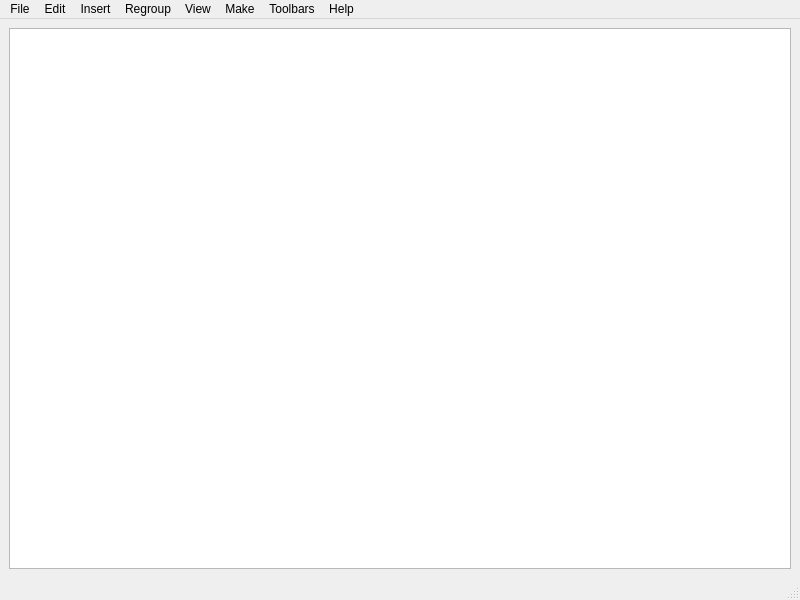
<?xml version="1.0" encoding="UTF-8"?>
<ui version="4.0">
 <class>MainWindow</class>
 <widget class="QMainWindow" name="MainWindow">
  <property name="geometry">
   <rect>
    <x>0</x>
    <y>0</y>
    <width>800</width>
    <height>600</height>
   </rect>
  </property>
  <property name="acceptDrops">
   <bool>true</bool>
  </property>
  <property name="windowTitle">
   <string>Workspace</string>
  </property>
  <widget class="QWidget" name="centralwidget">
   <layout class="QVBoxLayout" name="verticalLayout">
    <item>
     <widget class="QListView" name="documentItemsView">
      <property name="dragEnabled">
       <bool>true</bool>
      </property>
      <property name="dragDropMode">
       <enum>QAbstractItemView::DragDrop</enum>
      </property>
      <property name="defaultDropAction">
       <enum>Qt::MoveAction</enum>
      </property>
      <property name="selectionMode">
       <enum>QAbstractItemView::ExtendedSelection</enum>
      </property>
      <property name="flow">
       <enum>QListView::LeftToRight</enum>
      </property>
      <property name="viewMode">
       <enum>QListView::IconMode</enum>
      </property>
      <property name="itemAlignment">
       <set>Qt::AlignCenter</set>
      </property>
     </widget>
    </item>
   </layout>
  </widget>
  <widget class="QMenuBar" name="menubar">
   <property name="geometry">
    <rect>
     <x>0</x>
     <y>0</y>
     <width>800</width>
     <height>21</height>
    </rect>
   </property>
   <widget class="QMenu" name="menuFile">
    <property name="title">
     <string>File</string>
    </property>
    <addaction name="actionAddDocuments"/>
    <addaction name="actionClear"/>
    <addaction name="actionClose"/>
   </widget>
   <widget class="QMenu" name="menuEdit">
    <property name="title">
     <string>Edit</string>
    </property>
    <addaction name="actionUndo"/>
    <addaction name="actionRedo"/>
    <addaction name="separator"/>
    <addaction name="actionCloneSelection"/>
    <addaction name="actionRemoveSelection"/>
    <addaction name="actionReplaceSelection"/>
    <addaction name="actionRestoreRemovedItems"/>
    <addaction name="separator"/>
    <addaction name="actionCut"/>
    <addaction name="actionCopy"/>
    <addaction name="actionPaste"/>
    <addaction name="separator"/>
    <addaction name="actionRotate_Left"/>
    <addaction name="actionRotate_Right"/>
    <addaction name="separator"/>
    <addaction name="actionGroup"/>
    <addaction name="actionUngroup"/>
   </widget>
   <widget class="QMenu" name="menuInsert">
    <property name="title">
     <string>Insert</string>
    </property>
    <addaction name="actionInsert_PDF"/>
    <addaction name="actionInsert_Image"/>
    <addaction name="actionInsert_Empty_Page"/>
   </widget>
   <widget class="QMenu" name="menuView">
    <property name="title">
     <string>View</string>
    </property>
    <addaction name="actionSelect_None"/>
    <addaction name="actionSelect_All"/>
    <addaction name="actionSelect_Even"/>
    <addaction name="actionSelect_Odd"/>
    <addaction name="actionSelect_Portrait"/>
    <addaction name="actionSelect_Landscape"/>
    <addaction name="actionInvert_Selection"/>
    <addaction name="separator"/>
    <addaction name="actionZoom_In"/>
    <addaction name="actionZoom_Out"/>
   </widget>
   <widget class="QMenu" name="menuMake">
    <property name="title">
     <string>Make</string>
    </property>
    <addaction name="actionUnited_Document"/>
    <addaction name="actionSeparate_to_Multiple_Documents"/>
    <addaction name="actionSeparate_to_Multiple_Documents_Grouped"/>
   </widget>
   <widget class="QMenu" name="menuHelp">
    <property name="title">
     <string>Help</string>
    </property>
    <addaction name="actionGet_Source"/>
    <addaction name="actionAbout"/>
    <addaction name="actionPrepare_Icon_Theme"/>
   </widget>
   <widget class="QMenu" name="menuToolbars">
    <property name="title">
     <string>Toolbars</string>
    </property>
   </widget>
   <widget class="QMenu" name="menuRegroup">
    <property name="title">
     <string>Regroup</string>
    </property>
    <addaction name="actionRegroup_Even_Odd"/>
    <addaction name="actionRegroup_by_Page_Pairs"/>
    <addaction name="actionRegroup_by_Bookmarks"/>
    <addaction name="actionRegroup_by_Alternating_Pages"/>
    <addaction name="actionRegroup_by_Alternating_Pages_Reversed_Order"/>
   </widget>
   <addaction name="menuFile"/>
   <addaction name="menuEdit"/>
   <addaction name="menuInsert"/>
   <addaction name="menuRegroup"/>
   <addaction name="menuView"/>
   <addaction name="menuMake"/>
   <addaction name="menuToolbars"/>
   <addaction name="menuHelp"/>
  </widget>
  <widget class="QStatusBar" name="statusbar"/>
  <action name="actionAddDocuments">
   <property name="icon">
    <iconset resource="resources.qrc">
     <normaloff>:/pdfdocpage/resources/open.svg</normaloff>:/pdfdocpage/resources/open.svg</iconset>
   </property>
   <property name="text">
    <string>Add Documents...</string>
   </property>
   <property name="toolTip">
    <string>Add Documents</string>
   </property>
   <property name="shortcut">
    <string>Ctrl+O</string>
   </property>
  </action>
  <action name="actionClose">
   <property name="icon">
    <iconset resource="resources.qrc">
     <normaloff>:/pdfdocpage/resources/close.svg</normaloff>:/pdfdocpage/resources/close.svg</iconset>
   </property>
   <property name="text">
    <string>Close</string>
   </property>
   <property name="shortcut">
    <string>Alt+F4</string>
   </property>
  </action>
  <action name="actionCloneSelection">
   <property name="icon">
    <iconset resource="resources.qrc">
     <normaloff>:/pdfdocpage/resources/clone-selection.svg</normaloff>:/pdfdocpage/resources/clone-selection.svg</iconset>
   </property>
   <property name="text">
    <string>Clone Selection</string>
   </property>
   <property name="shortcut">
    <string>Ctrl+L</string>
   </property>
  </action>
  <action name="actionRemoveSelection">
   <property name="icon">
    <iconset resource="resources.qrc">
     <normaloff>:/pdfdocpage/resources/remove-selection.svg</normaloff>:/pdfdocpage/resources/remove-selection.svg</iconset>
   </property>
   <property name="text">
    <string>Remove Selection</string>
   </property>
   <property name="shortcut">
    <string>Del</string>
   </property>
  </action>
  <action name="actionRestoreRemovedItems">
   <property name="icon">
    <iconset resource="resources.qrc">
     <normaloff>:/pdfdocpage/resources/restore-removed-items.svg</normaloff>:/pdfdocpage/resources/restore-removed-items.svg</iconset>
   </property>
   <property name="text">
    <string>Restore Removed Items</string>
   </property>
   <property name="shortcut">
    <string>Ctrl+Shift+R</string>
   </property>
  </action>
  <action name="actionInsert_PDF">
   <property name="icon">
    <iconset resource="resources.qrc">
     <normaloff>:/pdfdocpage/resources/insert-page-from-pdf.svg</normaloff>:/pdfdocpage/resources/insert-page-from-pdf.svg</iconset>
   </property>
   <property name="text">
    <string>Insert PDF</string>
   </property>
   <property name="toolTip">
    <string>Insert PDF</string>
   </property>
   <property name="shortcut">
    <string>Ctrl+I</string>
   </property>
  </action>
  <action name="actionInsert_Image">
   <property name="icon">
    <iconset resource="resources.qrc">
     <normaloff>:/pdfdocpage/resources/insert-image.svg</normaloff>:/pdfdocpage/resources/insert-image.svg</iconset>
   </property>
   <property name="text">
    <string>Insert Image</string>
   </property>
   <property name="shortcut">
    <string>Ctrl+Alt+I</string>
   </property>
  </action>
  <action name="actionInsert_Empty_Page">
   <property name="icon">
    <iconset resource="resources.qrc">
     <normaloff>:/pdfdocpage/resources/insert-empty-page.svg</normaloff>:/pdfdocpage/resources/insert-empty-page.svg</iconset>
   </property>
   <property name="text">
    <string>Insert Empty Page</string>
   </property>
   <property name="shortcut">
    <string>Ctrl+Shift+I</string>
   </property>
  </action>
  <action name="actionCut">
   <property name="icon">
    <iconset resource="resources.qrc">
     <normaloff>:/pdfdocpage/resources/cut.svg</normaloff>:/pdfdocpage/resources/cut.svg</iconset>
   </property>
   <property name="text">
    <string>Cut</string>
   </property>
   <property name="shortcut">
    <string>Ctrl+X</string>
   </property>
  </action>
  <action name="actionCopy">
   <property name="icon">
    <iconset resource="resources.qrc">
     <normaloff>:/pdfdocpage/resources/copy.svg</normaloff>:/pdfdocpage/resources/copy.svg</iconset>
   </property>
   <property name="text">
    <string>Copy</string>
   </property>
   <property name="shortcut">
    <string>Ctrl+C</string>
   </property>
  </action>
  <action name="actionPaste">
   <property name="icon">
    <iconset resource="resources.qrc">
     <normaloff>:/pdfdocpage/resources/paste.svg</normaloff>:/pdfdocpage/resources/paste.svg</iconset>
   </property>
   <property name="text">
    <string>Paste</string>
   </property>
   <property name="shortcut">
    <string>Ctrl+V</string>
   </property>
  </action>
  <action name="actionReplaceSelection">
   <property name="icon">
    <iconset resource="resources.qrc">
     <normaloff>:/pdfdocpage/resources/replace-selection.svg</normaloff>:/pdfdocpage/resources/replace-selection.svg</iconset>
   </property>
   <property name="text">
    <string>Replace Selection</string>
   </property>
   <property name="shortcut">
    <string>Ctrl+Alt+R</string>
   </property>
  </action>
  <action name="actionSelect_None">
   <property name="icon">
    <iconset resource="resources.qrc">
     <normaloff>:/pdfdocpage/resources/select-none.svg</normaloff>:/pdfdocpage/resources/select-none.svg</iconset>
   </property>
   <property name="text">
    <string>Select None</string>
   </property>
   <property name="shortcut">
    <string>Ctrl+N</string>
   </property>
  </action>
  <action name="actionSelect_All">
   <property name="icon">
    <iconset resource="resources.qrc">
     <normaloff>:/pdfdocpage/resources/select-all.svg</normaloff>:/pdfdocpage/resources/select-all.svg</iconset>
   </property>
   <property name="text">
    <string>Select All</string>
   </property>
   <property name="shortcut">
    <string>Ctrl+A</string>
   </property>
  </action>
  <action name="actionSelect_Even">
   <property name="icon">
    <iconset resource="resources.qrc">
     <normaloff>:/pdfdocpage/resources/select-even.svg</normaloff>:/pdfdocpage/resources/select-even.svg</iconset>
   </property>
   <property name="text">
    <string>Select Even</string>
   </property>
   <property name="shortcut">
    <string>F9</string>
   </property>
  </action>
  <action name="actionSelect_Odd">
   <property name="icon">
    <iconset resource="resources.qrc">
     <normaloff>:/pdfdocpage/resources/select-odd.svg</normaloff>:/pdfdocpage/resources/select-odd.svg</iconset>
   </property>
   <property name="text">
    <string>Select Odd</string>
   </property>
   <property name="shortcut">
    <string>F10</string>
   </property>
  </action>
  <action name="actionSelect_Portrait">
   <property name="icon">
    <iconset resource="resources.qrc">
     <normaloff>:/pdfdocpage/resources/select-portrait.svg</normaloff>:/pdfdocpage/resources/select-portrait.svg</iconset>
   </property>
   <property name="text">
    <string>Select Portrait</string>
   </property>
   <property name="shortcut">
    <string>F11</string>
   </property>
  </action>
  <action name="actionSelect_Landscape">
   <property name="icon">
    <iconset resource="resources.qrc">
     <normaloff>:/pdfdocpage/resources/select-landscape.svg</normaloff>:/pdfdocpage/resources/select-landscape.svg</iconset>
   </property>
   <property name="text">
    <string>Select Landscape</string>
   </property>
   <property name="shortcut">
    <string>F12</string>
   </property>
  </action>
  <action name="actionRotate_Right">
   <property name="icon">
    <iconset resource="resources.qrc">
     <normaloff>:/pdfdocpage/resources/rotate-right.svg</normaloff>:/pdfdocpage/resources/rotate-right.svg</iconset>
   </property>
   <property name="text">
    <string>Rotate Right</string>
   </property>
   <property name="shortcut">
    <string>F4</string>
   </property>
  </action>
  <action name="actionRotate_Left">
   <property name="icon">
    <iconset resource="resources.qrc">
     <normaloff>:/pdfdocpage/resources/rotate-left.svg</normaloff>:/pdfdocpage/resources/rotate-left.svg</iconset>
   </property>
   <property name="text">
    <string>Rotate Left</string>
   </property>
   <property name="shortcut">
    <string>Shift+F4</string>
   </property>
  </action>
  <action name="actionZoom_In">
   <property name="icon">
    <iconset resource="resources.qrc">
     <normaloff>:/pdfdocpage/resources/zoom-in.svg</normaloff>:/pdfdocpage/resources/zoom-in.svg</iconset>
   </property>
   <property name="text">
    <string>Zoom In</string>
   </property>
   <property name="shortcut">
    <string>Ctrl++</string>
   </property>
  </action>
  <action name="actionZoom_Out">
   <property name="icon">
    <iconset resource="resources.qrc">
     <normaloff>:/pdfdocpage/resources/zoom-out.svg</normaloff>:/pdfdocpage/resources/zoom-out.svg</iconset>
   </property>
   <property name="text">
    <string>Zoom Out</string>
   </property>
   <property name="shortcut">
    <string>Ctrl+-</string>
   </property>
  </action>
  <action name="actionGet_Source">
   <property name="icon">
    <iconset resource="resources.qrc">
     <normaloff>:/pdfdocpage/resources/get-source.svg</normaloff>:/pdfdocpage/resources/get-source.svg</iconset>
   </property>
   <property name="text">
    <string>Get Source</string>
   </property>
  </action>
  <action name="actionAbout">
   <property name="icon">
    <iconset resource="resources.qrc">
     <normaloff>:/pdfdocpage/resources/about.svg</normaloff>:/pdfdocpage/resources/about.svg</iconset>
   </property>
   <property name="text">
    <string>About</string>
   </property>
   <property name="shortcut">
    <string>F1</string>
   </property>
  </action>
  <action name="actionUnited_Document">
   <property name="icon">
    <iconset resource="resources.qrc">
     <normaloff>:/pdfdocpage/resources/make-united-document.svg</normaloff>:/pdfdocpage/resources/make-united-document.svg</iconset>
   </property>
   <property name="text">
    <string>United Document</string>
   </property>
   <property name="shortcut">
    <string>F5</string>
   </property>
  </action>
  <action name="actionSeparate_to_Multiple_Documents">
   <property name="icon">
    <iconset resource="resources.qrc">
     <normaloff>:/pdfdocpage/resources/make-separated-document.svg</normaloff>:/pdfdocpage/resources/make-separated-document.svg</iconset>
   </property>
   <property name="text">
    <string>Separate to Multiple Documents</string>
   </property>
   <property name="shortcut">
    <string>F6</string>
   </property>
  </action>
  <action name="actionSeparate_to_Multiple_Documents_Grouped">
   <property name="icon">
    <iconset resource="resources.qrc">
     <normaloff>:/pdfdocpage/resources/make-separated-document-from-groups.svg</normaloff>:/pdfdocpage/resources/make-separated-document-from-groups.svg</iconset>
   </property>
   <property name="text">
    <string>Separate to Multiple Documents (Grouped)</string>
   </property>
   <property name="shortcut">
    <string>F7</string>
   </property>
  </action>
  <action name="actionGroup">
   <property name="icon">
    <iconset resource="resources.qrc">
     <normaloff>:/pdfdocpage/resources/group.svg</normaloff>:/pdfdocpage/resources/group.svg</iconset>
   </property>
   <property name="text">
    <string>Group</string>
   </property>
   <property name="shortcut">
    <string>Ctrl+G</string>
   </property>
  </action>
  <action name="actionUngroup">
   <property name="icon">
    <iconset resource="resources.qrc">
     <normaloff>:/pdfdocpage/resources/ungroup.svg</normaloff>:/pdfdocpage/resources/ungroup.svg</iconset>
   </property>
   <property name="text">
    <string>Ungroup</string>
   </property>
   <property name="shortcut">
    <string>Ctrl+Shift+G</string>
   </property>
  </action>
  <action name="actionClear">
   <property name="icon">
    <iconset resource="resources.qrc">
     <normaloff>:/pdfdocpage/resources/clear.svg</normaloff>:/pdfdocpage/resources/clear.svg</iconset>
   </property>
   <property name="text">
    <string>Clear</string>
   </property>
   <property name="shortcut">
    <string>Ctrl+W</string>
   </property>
  </action>
  <action name="actionRegroup_Even_Odd">
   <property name="icon">
    <iconset resource="resources.qrc">
     <normaloff>:/pdfdocpage/resources/regroup-even-odd.svg</normaloff>:/pdfdocpage/resources/regroup-even-odd.svg</iconset>
   </property>
   <property name="text">
    <string>Regroup by Even/Odd Pages</string>
   </property>
  </action>
  <action name="actionRegroup_by_Page_Pairs">
   <property name="icon">
    <iconset resource="resources.qrc">
     <normaloff>:/pdfdocpage/resources/regroup-pairs.svg</normaloff>:/pdfdocpage/resources/regroup-pairs.svg</iconset>
   </property>
   <property name="text">
    <string>Regroup by Page Pairs</string>
   </property>
  </action>
  <action name="actionRegroup_by_Bookmarks">
   <property name="icon">
    <iconset resource="resources.qrc">
     <normaloff>:/pdfdocpage/resources/regroup-bookmarks.svg</normaloff>:/pdfdocpage/resources/regroup-bookmarks.svg</iconset>
   </property>
   <property name="text">
    <string>Regroup by Bookmarks</string>
   </property>
  </action>
  <action name="actionRegroup_by_Alternating_Pages">
   <property name="icon">
    <iconset resource="resources.qrc">
     <normaloff>:/pdfdocpage/resources/regroup-alternating.svg</normaloff>:/pdfdocpage/resources/regroup-alternating.svg</iconset>
   </property>
   <property name="text">
    <string>Regroup by Alternating Pages</string>
   </property>
  </action>
  <action name="actionRegroup_by_Alternating_Pages_Reversed_Order">
   <property name="icon">
    <iconset resource="resources.qrc">
     <normaloff>:/pdfdocpage/resources/regroup-alternating-reversed.svg</normaloff>:/pdfdocpage/resources/regroup-alternating-reversed.svg</iconset>
   </property>
   <property name="text">
    <string>Regroup by Alternating Pages (Reversed Order)</string>
   </property>
  </action>
  <action name="actionInvert_Selection">
   <property name="icon">
    <iconset resource="resources.qrc">
     <normaloff>:/pdfdocpage/resources/invert-selection.svg</normaloff>:/pdfdocpage/resources/invert-selection.svg</iconset>
   </property>
   <property name="text">
    <string>Invert Selection</string>
   </property>
  </action>
  <action name="actionUndo">
   <property name="icon">
    <iconset resource="resources.qrc">
     <normaloff>:/pdfdocpage/resources/undo.svg</normaloff>:/pdfdocpage/resources/undo.svg</iconset>
   </property>
   <property name="text">
    <string>Undo</string>
   </property>
   <property name="shortcut">
    <string>Ctrl+Z</string>
   </property>
  </action>
  <action name="actionRedo">
   <property name="icon">
    <iconset resource="resources.qrc">
     <normaloff>:/pdfdocpage/resources/redo.svg</normaloff>:/pdfdocpage/resources/redo.svg</iconset>
   </property>
   <property name="text">
    <string>Redo</string>
   </property>
   <property name="shortcut">
    <string>Ctrl+Y</string>
   </property>
  </action>
  <action name="actionPrepare_Icon_Theme">
   <property name="text">
    <string>Prepare Icon Theme</string>
   </property>
  </action>
 </widget>
 <resources>
  <include location="resources.qrc"/>
 </resources>
 <connections/>
</ui>
